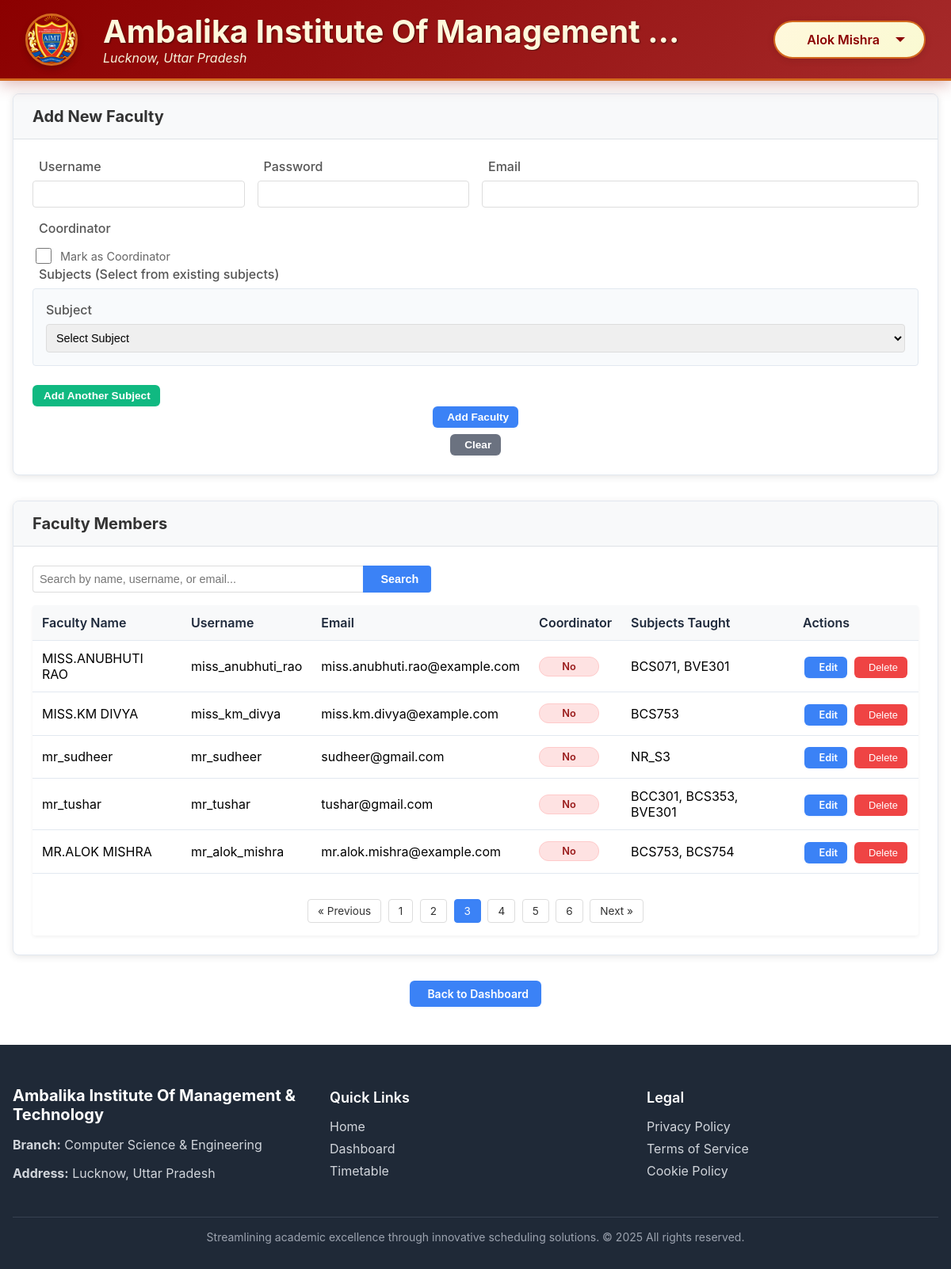
The page /hod/faculty_management.php?page=3 (signed in) on the database its author committed.
### tables this page shows
CREATE TABLE IF NOT EXISTS `hod` (
  `hod_id` int NOT NULL AUTO_INCREMENT,
  `user_id` int NOT NULL,
  `branch_id` int NOT NULL,
  `hod_name` varchar(100) NOT NULL,
  `email` varchar(100) NOT NULL,
  `created_by` int NOT NULL,
  `created_at` timestamp NULL DEFAULT CURRENT_TIMESTAMP,
  `college_name` varchar(255) DEFAULT NULL,
  `address` varchar(255) DEFAULT NULL,
  `college_logo` varchar(255) DEFAULT NULL,
  PRIMARY KEY (`hod_id`),
  UNIQUE KEY `email` (`email`),
  KEY `user_id` (`user_id`),
  KEY `branch_id` (`branch_id`),
  KEY `created_by` (`created_by`),
  CONSTRAINT `hod_ibfk_1` FOREIGN KEY (`user_id`) REFERENCES `users` (`user_id`) ON DELETE CASCADE,
  CONSTRAINT `hod_ibfk_2` FOREIGN KEY (`branch_id`) REFERENCES `branches` (`branch_id`) ON DELETE CASCADE,
  CONSTRAINT `hod_ibfk_3` FOREIGN KEY (`created_by`) REFERENCES `users` (`user_id`) ON DELETE RESTRICT
);

CREATE TABLE IF NOT EXISTS `faculty` (
  `faculty_id` int NOT NULL AUTO_INCREMENT,
  `user_id` int NOT NULL,
  `branch_id` int NOT NULL,
  `faculty_name` varchar(100) NOT NULL,
  `email` varchar(100) NOT NULL,
  `created_by` int NOT NULL,
  `created_at` timestamp NULL DEFAULT CURRENT_TIMESTAMP,
  `password` varchar(100) DEFAULT NULL,
  `is_coordinator` tinyint(1) DEFAULT '0',
  PRIMARY KEY (`faculty_id`),
  UNIQUE KEY `email` (`email`),
  KEY `user_id` (`user_id`),
  KEY `branch_id` (`branch_id`),
  KEY `created_by` (`created_by`),
  CONSTRAINT `faculty_ibfk_1` FOREIGN KEY (`user_id`) REFERENCES `users` (`user_id`) ON DELETE CASCADE,
  CONSTRAINT `faculty_ibfk_2` FOREIGN KEY (`branch_id`) REFERENCES `branches` (`branch_id`) ON DELETE CASCADE,
  CONSTRAINT `faculty_ibfk_3` FOREIGN KEY (`created_by`) REFERENCES `users` (`user_id`) ON DELETE RESTRICT
);

CREATE TABLE IF NOT EXISTS `users` (
  `user_id` int NOT NULL AUTO_INCREMENT,
  `username` varchar(50) NOT NULL,
  `password` varchar(50) NOT NULL,
  `role` enum('hod','faculty') NOT NULL,
  `email` varchar(100) NOT NULL,
  `created_at` timestamp NULL DEFAULT CURRENT_TIMESTAMP,
  PRIMARY KEY (`user_id`),
  UNIQUE KEY `username` (`username`),
  UNIQUE KEY `email` (`email`)
);

CREATE TABLE IF NOT EXISTS `branches` (
  `branch_id` int NOT NULL AUTO_INCREMENT,
  `branch_name` varchar(100) NOT NULL,
  `created_at` timestamp NULL DEFAULT CURRENT_TIMESTAMP,
  PRIMARY KEY (`branch_id`),
  UNIQUE KEY `branch_name` (`branch_name`)
);

### hod/faculty_management.php (the view, shortened to what the rows shown need)
<?php
include 'header.php';
$query = "SELECT h.branch_id FROM hod h WHERE h.user_id = " . (int)$_SESSION['user_id'];
$result = mysqli_query($conn, $query);
$hod_data = mysqli_fetch_assoc($result);
$branch_id = $hod_data['branch_id'];
$search = isset($_GET['search']) ? trim($_GET['search']) : '';
$search_condition = '';
$per_page = 5;
$page = isset($_GET['page']) ? (int)$_GET['page'] : 1;
$offset = ($page - 1) * $per_page;
$faculty_query = "
    SELECT f.faculty_id, f.faculty_name, u.username, u.email, f.created_by, f.is_coordinator
    FROM faculty f
    JOIN users u ON f.user_id = u.user_id
    WHERE f.branch_id = $branch_id" . $search_condition . "
    ORDER BY f.faculty_name
    LIMIT $offset, $per_page
";
$faculty_result = mysqli_query($conn, $faculty_query);
$faculty_list_raw = [];
while ($row = mysqli_fetch_assoc($faculty_result)) {
    $faculty_list_raw[] = $row;
}
$faculty_list = [];
foreach ($faculty_list_raw as $fac) {
    $fac_id = $fac['faculty_id'];
    $subjects_query = "
        SELECT s.subject_code
        FROM faculty_subjects fs
        JOIN subjects s ON fs.subject_id = s.subject_id
        WHERE fs.faculty_id = $fac_id
        ORDER BY s.subject_code
    ";
    $subjects_result = mysqli_query($conn, $subjects_query);
    $subjects = [];
    while ($sub_row = mysqli_fetch_assoc($subjects_result)) {
        $subjects[] = $sub_row['subject_code'];
    }
    $fac['subjects'] = $subjects;
    $faculty_list[$fac['faculty_name']] = $fac;
}
?>
<div class="container">
    <div class="card">
        <div class="card-header">
            <h2><i class="fas fa-user-plus"></i> Add New Faculty</h2>
        </div>
    </div>
    <div class="card">
        <div class="card-header">
            <h2><i class="fas fa-users"></i> Faculty Members</h2>
        </div>
        <div class="card-body">
            <div id="faculty-results">
                <?php if (!empty($faculty_list)): ?>
                    <div class="table-responsive">
                        <table class="data-table">
                            <thead>
                                <tr>
                                    <th>Faculty Name</th>
                                    <th>Username</th>
                                    <th>Email</th>
                                    <th>Coordinator</th>
                                    <th>Subjects Taught</th>
                                    <th>Actions</th>
                                </tr>
                            </thead>
                            <tbody id="faculty-tbody">
                                <?php foreach ($faculty_list as $name => $data): ?>
                                    <tr>
                                        <td><?php echo htmlspecialchars($name); ?></td>
                                        <td><?php echo htmlspecialchars($data['username']); ?></td>
                                        <td><?php echo htmlspecialchars($data['email']); ?></td>
                                        <td>
                                            <span class="coordinator-badge <?php echo ($data['is_coordinator'] ?? 0) ? 'coordinator-yes' : 'coordinator-no'; ?>">
                                                <?php echo ($data['is_coordinator'] ?? 0) ? 'Yes' : 'No'; ?>
                                            </span>
                                        </td>
                                        <td>
                                            <?php if (!empty($data['subjects'])): ?>
                                                <?php echo htmlspecialchars(implode(', ', array_unique($data['subjects']))); ?>
                                            <?php else: ?>
                                                N/A
                                            <?php endif; ?>
                                        </td>
                                        <td class="actions">
                                            <a href="edit_faculty.php?id=<?php echo $data['faculty_id']; ?>" class="button button-primary" style="padding: 0.375rem 0.75rem; font-size: 0.8rem;"><i class="fas fa-edit"></i> Edit</a>
                                            <form method="post" style="display: inline;" onsubmit="return confirm('Are you sure you want to delete this faculty?');">
                                                <button type="submit" name="delete_faculty" class="button button-danger" style="padding: 0.375rem 0.75rem; font-size: 0.8rem;"><i class="fas fa-trash"></i> Delete</button>
                                            </form>
                                        </td>
                                    </tr>
                                <?php endforeach; ?>
                            </tbody>
                        </table>
                    </div>
                <?php elseif (!empty($search)): ?>
                    <p style="text-align: center; color: #6b7280; padding: 2rem;">No faculty members found for "<?php echo htmlspecialchars($search); ?>".</p>
                <?php endif; ?>
            </div>
        </div>
    </div>
</div>
<?php include 'footer.php'; ?>

### hod/header.php (shortened to what the rows shown need)
<?php
include __DIR__ . '/../include/db.php';
$user_name = "User Profile";
$college_name = "College Name";
$college_address = "College Address";
$college_logo = "https://placehold.co/100x100/A0AEC0/4A5563?text=U";
if (isset($_SESSION['user_id']) && isset($_SESSION['role'])) {
    if ($_SESSION['role'] === 'hod') {
        $query = "SELECT hod_name, college_name, address, college_logo FROM hod WHERE user_id = " . (int)$_SESSION['user_id'];
        $result = mysqli_query($conn, $query);
        if ($result && mysqli_num_rows($result) > 0) {
            $user_data = mysqli_fetch_assoc($result);
            $user_name = htmlspecialchars($user_data['hod_name']);
            $college_name = htmlspecialchars($user_data['college_name']);
            $college_address = htmlspecialchars($user_data['address']);
            $logo_filename = trim($user_data['college_logo']);
            if (!empty($logo_filename) && file_exists(__DIR__ . '/../Logo/' . $logo_filename)) {
                $college_logo = '../Logo/' . htmlspecialchars($logo_filename);
            } elseif (!empty($logo_filename) && file_exists(__DIR__ . '/../logo/' . $logo_filename)) {
                $college_logo = '../logo/' . htmlspecialchars($logo_filename);
            } else {
                $college_logo = $college_logo;
            }
        }
    }
}
?>
<!DOCTYPE html>
<html lang="en">
<head>
</head>
<body>
    <header class="header-container">
        <div class="header-left">
            <img class="college-logo" src="<?php echo htmlspecialchars($college_logo); ?>" alt="College Logo">
            <div class="college-info">
                <span class="college-name"><?php echo $college_name; ?></span>
                <span class="college-address"><?php echo $college_address; ?></span>
            </div>
        </div>
        <div class="header-right">
            <div id="profile-menu-button" class="profile-button">
                <span class="profile-name"><?php echo $user_name; ?></span>
                <div class="profile-arrow"></div>
            </div>
        </div>
    </header>
</body>
</html>

### hod/footer.php (shortened to what the rows shown need)
<?php
include '../include/db.php';
if (isset($_SESSION['user_id']) && $_SESSION['role'] === 'hod') {
    $query = "SELECT b.branch_name, h.college_name, h.address FROM hod h JOIN branches b ON h.branch_id = b.branch_id WHERE h.user_id = " . (int)$_SESSION['user_id'];
    $result = mysqli_query($conn, $query);
    if ($result && mysqli_num_rows($result) > 0) {
        $hod_data = mysqli_fetch_assoc($result);
        $branch_name = $hod_data['branch_name'];
        $college_name = $hod_data['college_name'] ?? 'Unknown College';
        $college_address = $hod_data['address'] ?? 'No address available';
    } else {
        $branch_name = 'Unknown Branch';
        $college_name = 'Unknown College';
        $college_address = 'No address available';
    }
} else {
    $branch_name = 'Timetable Management System';
    $college_name = 'Timetable Management System';
    $college_address = '';
}
?>
<footer>
    <div class="footer-container">
        <div class="footer-grid">
            <div class="footer-section">
                <h3><?php echo htmlspecialchars($college_name); ?></h3>
                <p><strong>Branch:</strong> <?php echo htmlspecialchars($branch_name); ?></p>
                <p><strong>Address:</strong> <?php echo htmlspecialchars($college_address); ?></p>
            </div>
        </div>
    </div>
</footer>
</body>
</html>

### rows shown on the page
hod: college_logo (picture), college_name "Ambalika Institute Of Management…", address "Lucknow, Uttar Pradesh", hod_name "Alok Mishra", college_name "Ambalika Institute Of Management & Technology"
faculty: name "MISS.ANUBHUTI RAO", user.username "miss_anubhuti_rao", user.email "miss.anubhuti.rao@example.com", is_coordinator "No", subjects "BCS071, BVE301"
faculty: name "MISS.KM DIVYA", user.username "miss_km_divya", user.email "miss.km.divya@example.com", is_coordinator "No", subjects "BCS753"
faculty: name "mr_sudheer", user.username "mr_sudheer", user.email "sudheer@gmail.com", is_coordinator "No", subjects "NR_S3"
faculty: name "mr_tushar", user.username "mr_tushar", user.email "tushar@gmail.com", is_coordinator "No", subjects "BCC301, BCS353, BVE301"
faculty: name "MR.ALOK MISHRA", user.username "mr_alok_mishra", user.email "mr.alok.mishra@example.com", is_coordinator "No", subjects "BCS753, BCS754"
branches: branch_name "Computer Science & Engineering"
